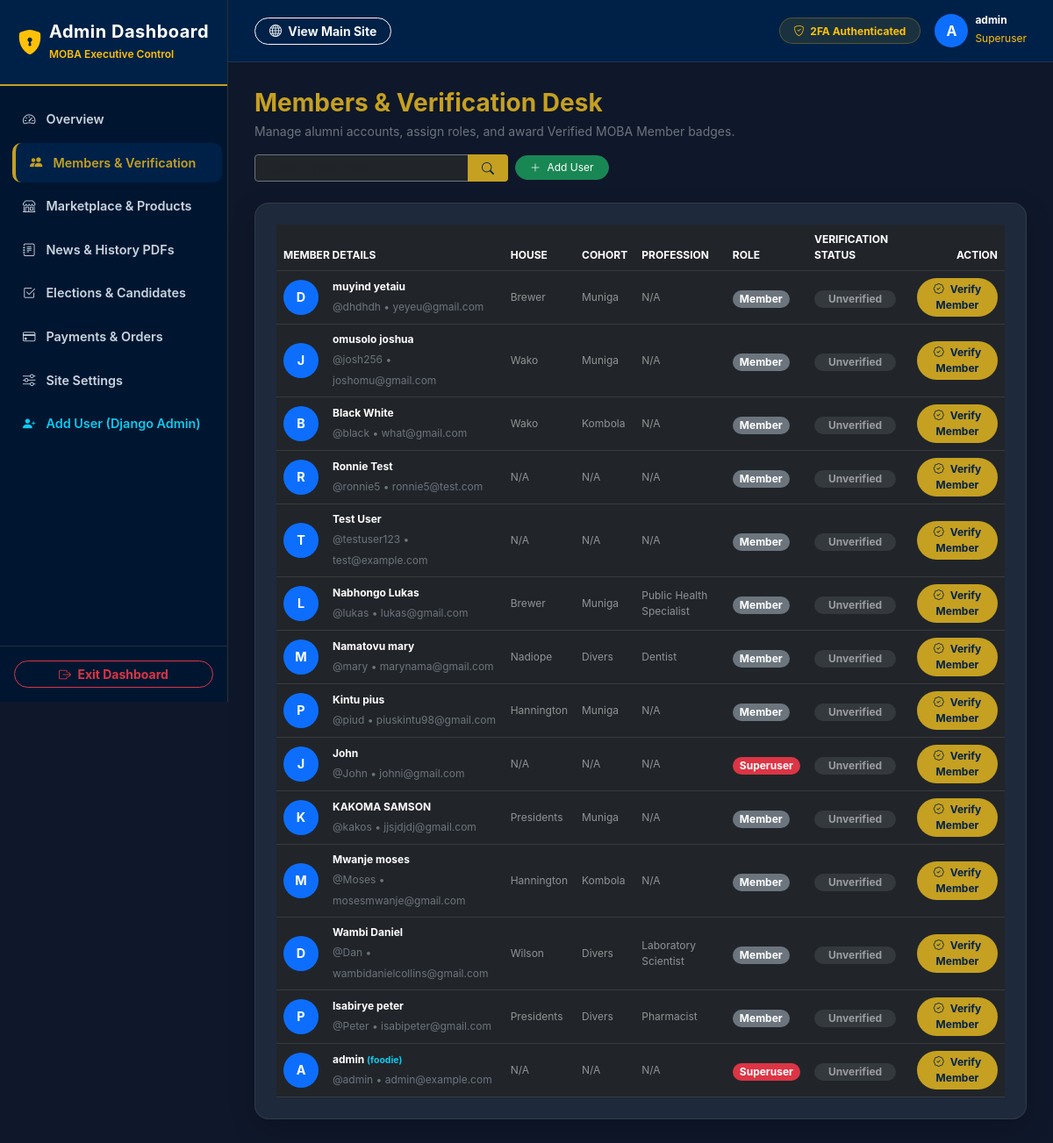
Screenshot of /admin-dashboard/members/ (signed in) with the database file from the repository.
### users/models.py (models this page shows, shortened)
class User(AbstractUser):
    class Role(models.TextChoices):
        PUBLIC = "PUBLIC", "Public"
        SUBSCRIBER = "SUBSCRIBER", "Subscriber"
        ADMIN = "ADMIN", "Admin"
    base_role = Role.PUBLIC
    role = models.CharField(max_length=50, choices=Role.choices, default=base_role)
    cohort = models.ForeignKey('organisation.Cohort', on_delete=models.SET_NULL, null=True, blank=True)
    house = models.ForeignKey('organisation.House', on_delete=models.SET_NULL, null=True, blank=True)
    phone_number = models.CharField(max_length=20)
    linkedin_profile = models.URLField(blank=True)
    website = models.URLField(blank=True)
    address = models.CharField(max_length=255, blank=True)
    profession = models.ForeignKey('organisation.Profession', on_delete=models.SET_NULL, null=True, blank=True)
    whatsapp_contact = models.CharField(max_length=20, blank=True)
    x_account = models.URLField(blank=True)
    tiktok_account = models.URLField(blank=True)
    youtube_account = models.URLField(blank=True)
    facebook_account = models.URLField(blank=True)

class Profile(models.Model):
    user = models.OneToOneField(User, on_delete=models.CASCADE)
    bio = models.TextField(blank=True)
    profile_picture = models.ImageField(upload_to='profile_pictures/', blank=True)
    years_at_mwiri_from = models.PositiveIntegerField(null=True, blank=True)
    years_at_mwiri_to = models.PositiveIntegerField(null=True, blank=True)
    s4_year = models.PositiveIntegerField(null=True, blank=True)
    s6_year = models.PositiveIntegerField(null=True, blank=True)
    nickname = models.CharField(max_length=100, blank=True)
    is_verified = models.BooleanField(default=False)

### organisation/models.py (models this page shows, shortened)
class House(models.Model):
    name = models.CharField(max_length=255)

class Cohort(models.Model):
    name = models.CharField(max_length=255)

class Profession(models.Model):
    name = models.CharField(max_length=255, unique=True)

### custom_admin/views.py (the view)
# urls.py: path("members/", views.manage_members, name="admin_members"),
@admin_dashboard_required
def manage_members(request):
    q = request.GET.get('q', '').strip()
    users = User.objects.select_related('profile', 'house', 'cohort', 'profession').all().order_by('-date_joined')
    if q:
        users = users.filter(username__icontains=q) | users.filter(first_name__icontains=q) | users.filter(last_name__icontains=q)
    return render(request, 'admin/manage_members.html', {'users': users, 'search_query': q})

### core/context_processors.py (called while the page is built)
def site_settings(request):
    return {
        'site_settings': SiteSettings.load()
    }

### core/models.py (called while the page is built)
    @classmethod
    def load(cls):
        obj, created = cls.objects.get_or_create(pk=1)
        return obj

### custom_admin/views.py (called while the page is built)
def admin_dashboard_required(view_func):
    @wraps(view_func)
    def _wrapped_view(request, *args, **kwargs):
        if not request.user.is_authenticated or not (request.user.is_staff or request.user.is_superuser):
            messages.error(request, "Access restricted to authorized staff members.")
            return redirect('home')
        if not request.session.get('admin_2fa_verified', False):
            messages.error(request, "2FA authentication code required to access Admin Dashboard.")
            return redirect('home')
        return view_func(request, *args, **kwargs)
    return _wrapped_view

### custom_admin/templates/admin/manage_members.html (shortened to what this page needs)
{% extends "admin/admin_base.html" %}
{% block content %}
<div class="container-fluid p-0">
    <div class="d-flex flex-wrap justify-content-between align-items-center mb-4 gap-3">
        <div>
            <h3 class="fw-bold text-white mb-1" style="color: var(--admin-gold) !important;">Members & Verification Desk</h3>
            <p class="text-secondary small mb-0">Manage alumni accounts, assign roles, and award Verified MOBA Member badges.</p>
        </div>
        <div class="d-flex align-items-center gap-2">
            <form method="GET" action="{% url 'admin_members' %}" class="d-flex gap-2">
                <div class="input-group input-group-sm">
                    <input type="text" name="q" class="form-control bg-dark text-white border-secondary ps-3" placeholder="Search members..." value="{{ search_query }}">
                    <button type="submit" class="btn btn-gold btn-sm px-3">
                        <i class="bi bi-search"></i>
                    </button>
                </div>
            </form>
            <a href="/admin/users/user/add/" target="_blank" class="btn btn-sm btn-success rounded-pill px-3 font-size-xs text-nowrap">
                <i class="bi bi-plus-lg me-1"></i> Add User
            </a>
        </div>
    </div>
    <div class="admin-card p-4">
        <div class="table-responsive">
            <table class="table table-dark table-hover align-middle mb-0">
                <thead>
                    <tr class="text-secondary font-size-xs text-uppercase border-bottom border-secondary border-opacity-25">
                        <th>Member Details</th>
                        <th>House</th>
                        <th>Cohort</th>
                        <th>Profession</th>
                        <th>Role</th>
                        <th>Verification Status</th>
                        <th class="text-end">Action</th>
                    </tr>
                </thead>
                <tbody>
                    {% for u in users %}
                    <tr>
                        <td>
                            <div class="d-flex align-items-center gap-3">
                                <div class="rounded-circle bg-primary text-white fw-bold d-flex align-items-center justify-content-center flex-shrink-0" style="width: 40px; height: 40px; font-size: 0.9rem;">
                                    {{ u.username|slice:":1"|upper }}
                                </div>
                                <div>
                                    <span class="fw-bold text-white d-block font-size-xs">
                                        {{ u.get_full_name|default:u.username }}
                                        {% if u.profile.nickname %}
                                        <small class="text-info">({{ u.profile.nickname }})</small>
                                        {% endif %}
                                    </span>
                                    <small class="text-secondary font-size-xs">@{{ u.username }} &bull; {{ u.email|default:"No email" }}</small>
                                </div>
                            </div>
                        </td>
                        <td class="font-size-xs text-white-50">{{ u.house.name|default:"N/A" }}</td>
                        <td class="font-size-xs text-white-50">{{ u.cohort.name|default:"N/A" }}</td>
                        <td class="font-size-xs text-white-50">{{ u.profession.name|default:"N/A" }}</td>
                        <td>
                            {% if u.is_superuser %}
                                <span class="badge bg-danger rounded-pill px-2 py-1 font-size-xs">Superuser</span>
                            {% elif u.is_staff %}
                                <span class="badge bg-warning text-dark rounded-pill px-2 py-1 font-size-xs">Staff</span>
                            {% else %}
                                <span class="badge bg-secondary rounded-pill px-2 py-1 font-size-xs">Member</span>
                            {% endif %}
                        </td>
                        <td>
                            {% if u.profile.is_verified %}
                                <span class="badge bg-primary rounded-pill px-3 py-2 font-size-xs shadow-sm">
                                    <i class="bi bi-patch-check-fill text-warning me-1"></i> Verified MOBA Member
                                </span>
                            {% else %}
                                <span class="badge bg-secondary bg-opacity-25 text-white-50 rounded-pill px-3 py-1 font-size-xs">
                                    Unverified
                                </span>
                            {% endif %}
                        </td>
                        <td class="text-end">
                            <a href="{% url 'admin_verify_user' u.id %}" class="btn btn-sm {% if u.profile.is_verified %}btn-outline-warning{% else %}btn-gold{% endif %} rounded-pill px-3 font-size-xs py-1">
                                {% if u.profile.is_verified %}
                                    <i class="bi bi-x-circle me-1"></i> Revoke
                                {% else %}
                                    <i class="bi bi-patch-check me-1"></i> Verify Member
                                {% endif %}
                            </a>
                        </td>
                    </tr>
                    {% endfor %}
                </tbody>
            </table>
        </div>
    </div>
</div>
{% endblock %}

### custom_admin/templates/admin/admin_base.html (shortened to what this page needs)
<!DOCTYPE html>
<html lang="en">
<head>
    <link rel="stylesheet" href="https://cdn.jsdelivr.net/npm/bootstrap@5.3.0/dist/css/bootstrap.min.css">
    <link rel="stylesheet" href="https://cdn.jsdelivr.net/npm/bootstrap-icons@1.11.1/font/bootstrap-icons.css">
</head>
<body>
    <aside class="sidebar">
        <div>
            <div class="sidebar-brand d-flex align-items-center gap-2">
                <i class="bi bi-shield-lock-fill fs-3 text-warning"></i>
                <div>
                    <h5 class="fw-bold text-white mb-0" style="letter-spacing: 0.5px;">Admin Dashboard</h5>
                    <small class="text-warning font-size-xs fw-semibold">MOBA Executive Control</small>
                </div>
            </div>
            <ul class="sidebar-nav">
                <li>
                    <a href="{% url 'admin_dashboard_home' %}" class="sidebar-link {% if request.resolver_match.url_name == 'admin_dashboard_home' %}active{% endif %}">
                        <i class="bi bi-speedometer2"></i> Overview
                    </a>
                </li>
                <li>
                    <a href="{% url 'admin_members' %}" class="sidebar-link {% if request.resolver_match.url_name == 'admin_members' %}active{% endif %}">
                        <i class="bi bi-people-fill"></i> Members & Verification
                    </a>
                </li>
                <li>
                    <a href="{% url 'admin_products' %}" class="sidebar-link {% if request.resolver_match.url_name == 'admin_products' %}active{% endif %}">
                        <i class="bi bi-shop"></i> Marketplace & Products
                    </a>
                </li>
                <li>
                    <a href="{% url 'admin_content' %}" class="sidebar-link {% if request.resolver_match.url_name == 'admin_content' %}active{% endif %}">
                        <i class="bi bi-journal-text"></i> News & History PDFs
                    </a>
                </li>
                <li>
                    <a href="{% url 'admin_elections' %}" class="sidebar-link {% if request.resolver_match.url_name == 'admin_elections' %}active{% endif %}">
                        <i class="bi bi-check2-square"></i> Elections & Candidates
                    </a>
                </li>
                <li>
                    <a href="{% url 'admin_payments' %}" class="sidebar-link {% if request.resolver_match.url_name == 'admin_payments' %}active{% endif %}">
                        <i class="bi bi-credit-card"></i> Payments & Orders
                    </a>
                </li>
                <li>
                    <a href="{% url 'admin_settings' %}" class="sidebar-link {% if request.resolver_match.url_name == 'admin_settings' %}active{% endif %}">
                        <i class="bi bi-sliders"></i> Site Settings
                    </a>
                </li>
                <li>
                    <a href="/admin/users/user/add/" target="_blank" class="sidebar-link text-info">
                        <i class="bi bi-person-plus-fill"></i> Add User (Django Admin)
                    </a>
                </li>
            </ul>
        </div>
        <div class="p-3 border-top border-secondary border-opacity-25">
            <a href="{% url 'admin_dashboard_logout' %}" class="btn btn-outline-danger w-100 btn-sm rounded-pill fw-bold">
                <i class="bi bi-box-arrow-right me-1"></i> Exit Dashboard
            </a>
        </div>
    </aside>
    <div class="main-wrapper">
        <header class="top-navbar">
            <div class="d-flex align-items-center gap-2">
                <a href="{% url 'home' %}" class="btn btn-sm btn-outline-light rounded-pill px-3 fw-bold">
                    <i class="bi bi-globe me-1"></i> View Main Site
                </a>
            </div>
            <div class="d-flex align-items-center gap-3">
                <span class="badge bg-warning bg-opacity-10 text-warning px-3 py-2 rounded-pill fw-bold border border-warning border-opacity-25 font-size-xs">
                    <i class="bi bi-shield-check me-1"></i> 2FA Authenticated
                </span>
                <div class="d-flex align-items-center gap-2">
                    <div class="rounded-circle bg-primary text-white fw-bold d-flex align-items-center justify-content-center" style="width: 38px; height: 38px;">
                        {{ user.username|slice:":1"|upper }}
                    </div>
                    <div class="d-none d-md-block">
                        <h6 class="mb-0 text-white fw-bold font-size-xs">{{ user.get_full_name|default:user.username }}</h6>
                        <small class="text-warning font-size-xs">Superuser</small>
                    </div>
                </div>
            </div>
        </header>
        <main class="content-area">
            {% block content %}{% endblock %}
        </main>
    </div>
</body>
</html>

### custom_admin/templates/admin/admin_base.html (style rules this page uses)
:root { --admin-navy: #002147; --admin-navy-deep: #001630; --admin-gold: #C5A021; --admin-bg: #0f172a; --admin-card-bg: #1e293b; }
body { background-color: var(--admin-bg); color: #f8fafc; font-family: 'Inter', system-ui, -apple-system, sans-serif; min-height: 100vh; }
.sidebar { width: 260px; background-color: var(--admin-navy-deep); border-right: 1px solid rgba(197, 160, 33, 0.2); min-height: 100vh; position: fixed; top: 0; left: 0; z-index: 1000; display: flex; flex-direction: column; justify-content: space-between; }
.sidebar-brand { padding: 24px 20px; border-bottom: 2px solid var(--admin-gold); background-color: var(--admin-navy); }
.sidebar-nav { padding: 15px 10px; list-style: none; margin: 0; }
.sidebar-link { display: flex; align-items: center; gap: 12px; padding: 12px 16px; color: #cbd5e1; text-decoration: none; font-weight: 600; font-size: 0.9rem; border-radius: 10px; transition: all 0.2s ease; margin-bottom: 4px; }
.sidebar-link:hover, .sidebar-link.active { background-color: var(--admin-navy); color: var(--admin-gold); transform: translateX(4px); }
.sidebar-link.active { border-left: 4px solid var(--admin-gold); }
.main-wrapper { margin-left: 260px; min-height: 100vh; display: flex; flex-direction: column; }
.top-navbar { background-color: var(--admin-navy); border-bottom: 1px solid rgba(255, 255, 255, 0.1); padding: 16px 30px; display: flex; align-items: center; justify-content: space-between; }
.content-area { padding: 30px; flex: 1; }
.admin-card { background-color: var(--admin-card-bg); border: 1px solid rgba(255, 255, 255, 0.08); border-radius: 16px; box-shadow: 0 10px 30px rgba(0,0,0,0.2); }
.btn-gold { background-color: var(--admin-gold); color: var(--admin-navy); font-weight: 700; border: none; }
.font-size-xs { font-size: 0.75rem; }

### rows the page displays
User: username "A", get_full_name "admin", profile.nickname "foodie", username "admin", email "admin@example.com", house.name "N/A", cohort.name "N/A", profession.name "N/A", is_superuser "Superuser", shows "Unverified", shows "Verify Member"
User: username "D", get_full_name "muyind yetaiu", username "dhdhdh", email "yeyeu@gmail.com", house.name "Brewer", cohort.name "Muniga", profession.name "N/A", is_superuser "Member", shows "Unverified", shows "Verify Member"
User: username "J", get_full_name "omusolo joshua", username "josh256", email "joshomu@gmail.com", house.name "Wako", cohort.name "Muniga", profession.name "N/A", is_superuser "Member", shows "Unverified", shows "Verify Member"
User: username "B", get_full_name "Black White", username "black", email "what@gmail.com", house.name "Wako", cohort.name "Kombola", profession.name "N/A", is_superuser "Member", shows "Unverified", shows "Verify Member"
User: username "R", get_full_name "Ronnie Test", username "ronnie5", email "ronnie5@test.com", house.name "N/A", cohort.name "N/A", profession.name "N/A", is_superuser "Member", shows "Unverified", shows "Verify Member"
User: username "T", get_full_name "Test User", username "testuser123", email "test@example.com", house.name "N/A", cohort.name "N/A", profession.name "N/A", is_superuser "Member"
User: username "L", get_full_name "Nabhongo Lukas", username "lukas", email "lukas@gmail.com", house.name "Brewer", cohort.name "Muniga", profession.name "Public Health Specialist", is_superuser "Member", shows "Unverified", shows "Verify Member"
User: username "M", get_full_name "Namatovu mary", username "mary", email "marynama@gmail.com", house.name "Nadiope", cohort.name "Divers", profession.name "Dentist", is_superuser "Member"
User: username "P", get_full_name "Kintu pius", username "piud", email "piuskintu98@gmail.com", house.name "Hannington", cohort.name "Muniga", profession.name "N/A", is_superuser "Member"
User: username "J", get_full_name "John", username "John", email "johni@gmail.com", house.name "N/A", cohort.name "N/A", profession.name "N/A", is_superuser "Superuser"
User: username "K", get_full_name "KAKOMA SAMSON", username "kakos", email "jjsjdjdj@gmail.com", house.name "Presidents", cohort.name "Muniga", profession.name "N/A", is_superuser "Member"
User: username "M", get_full_name "Mwanje moses", username "Moses", email "mosesmwanje@gmail.com", house.name "Hannington", cohort.name "Kombola", profession.name "N/A", is_superuser "Member"
User: username "D", get_full_name "Wambi Daniel", username "Dan", email "wambidanielcollins@gmail.com", house.name "Wilson", cohort.name "Divers", profession.name "Laboratory Scientist", is_superuser "Member", shows "Unverified", shows "Verify Member"
User: username "P", get_full_name "Isabirye peter", username "Peter", email "isabipeter@gmail.com", house.name "Presidents", cohort.name "Divers", profession.name "Pharmacist", is_superuser "Member", shows "Unverified", shows "Verify Member"
